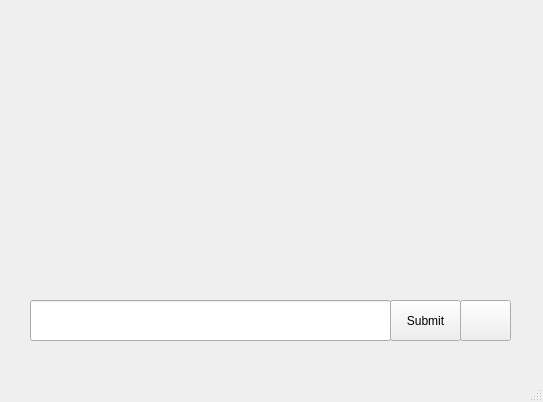
<?xml version="1.0" encoding="UTF-8"?>
<ui version="4.0">
 <class>MainWindow</class>
 <widget class="QMainWindow" name="MainWindow">
  <property name="geometry">
   <rect>
    <x>0</x>
    <y>0</y>
    <width>543</width>
    <height>402</height>
   </rect>
  </property>
  <property name="windowTitle">
   <string>MainWindow</string>
  </property>
  <widget class="QWidget" name="centralwidget">
   <widget class="QLabel" name="label">
    <property name="enabled">
     <bool>false</bool>
    </property>
    <property name="geometry">
     <rect>
      <x>31</x>
      <y>20</y>
      <width>480</width>
      <height>245</height>
     </rect>
    </property>
    <property name="text">
     <string/>
    </property>
   </widget>
   <widget class="QPushButton" name="pushButton">
    <property name="geometry">
     <rect>
      <x>460</x>
      <y>300</y>
      <width>51</width>
      <height>41</height>
     </rect>
    </property>
    <property name="text">
     <string/>
    </property>
   </widget>
   <widget class="QLineEdit" name="lineEdit">
    <property name="geometry">
     <rect>
      <x>30</x>
      <y>300</y>
      <width>361</width>
      <height>41</height>
     </rect>
    </property>
    <property name="text">
     <string/>
    </property>
   </widget>
   <widget class="QPushButton" name="pushButton_2">
    <property name="geometry">
     <rect>
      <x>390</x>
      <y>300</y>
      <width>71</width>
      <height>41</height>
     </rect>
    </property>
    <property name="text">
     <string>Submit</string>
    </property>
   </widget>
  </widget>
  <widget class="QMenuBar" name="menubar">
   <property name="geometry">
    <rect>
     <x>0</x>
     <y>0</y>
     <width>543</width>
     <height>25</height>
    </rect>
   </property>
  </widget>
  <widget class="QStatusBar" name="statusbar"/>
 </widget>
 <resources/>
 <connections/>
</ui>
